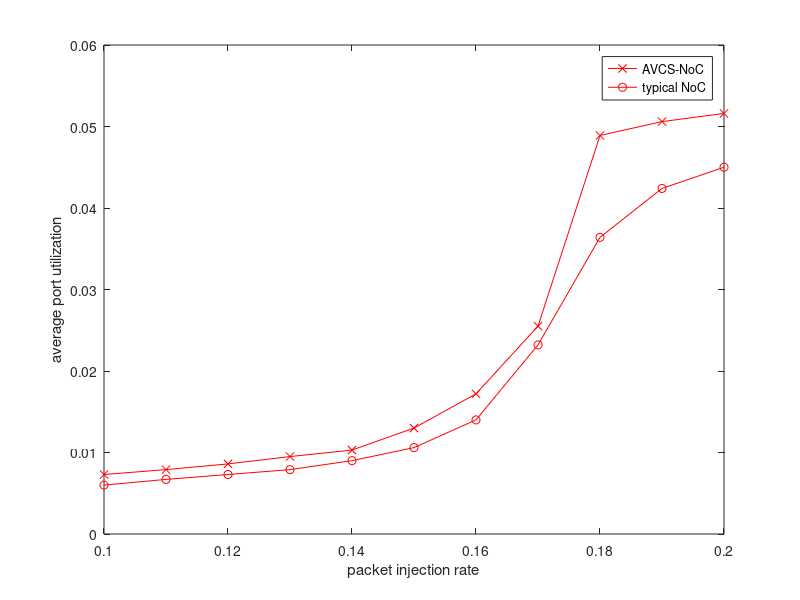

The MATLAB source for this figure:
x=[0.1 0.11 0.12 0.13 0.14 0.15 0.16 0.17 0.18 0.19 0.2];
rho_dyn=[0.0073 0.0079 0.0086 0.0095 0.0103 0.0130 0.0172 0.0255 0.0489 0.0506 0.0516];
rho_con=[0.006 0.0067 0.0073 0.0079 0.009 0.0106 0.014 0.0232 0.0364 0.0424 0.045];

plot(x,rho_dyn,'-rx');
hold on;
plot(x,rho_con,'-ro');

legend('AVCS-NoC', 'typical NoC');

xlabel('packet injection rate')
ylabel('average port utilization')